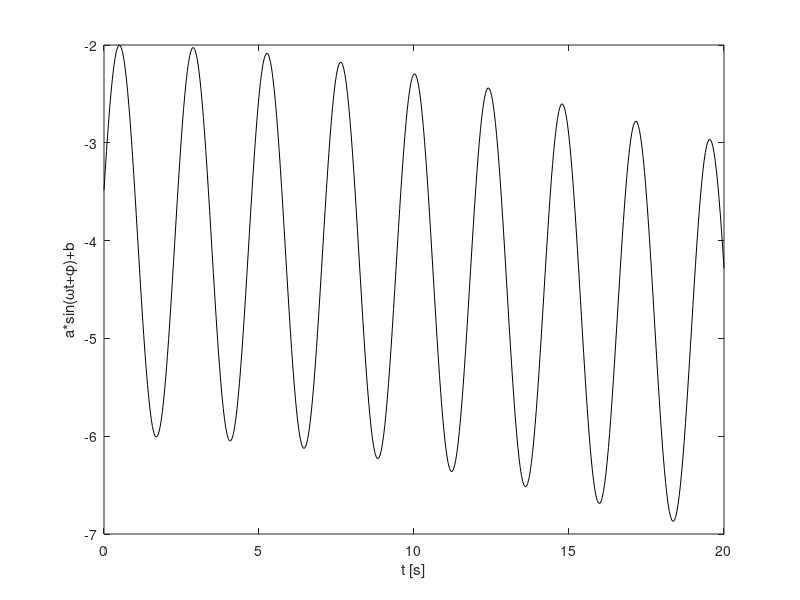

Source code (MATLAB): (Note: this script raises an error after producing the figure.)
real_frequency = .42;         % Hz
real_phase     = deg2rad(15); % radians
real_amplitude = 2;           % <scalar>
real_offset    = -5;          % <scalar>
real_carrier_freq = 0.0125;   % Hz

T_start        = 0;           % seconds
T_end          = 20;          % seconds
N_samples      = 500;         % <number of samples>

% generate the time vector
time_vector = linspace(T_start, T_end, N_samples);
 
% generate the data vector
real_omega = 2*pi*real_frequency;
real_carrier = cos(2*pi*real_carrier_freq*time_vector);
real_data = real_amplitude*sin(real_omega*time_vector+real_phase) + real_offset + real_carrier;

% generate the output buffers
observed_data = nan(size(real_data));
estimated_output = nan(size(real_data));
estimated_state = nan(4, numel(real_data));

% plot the real data
close all;
plot(time_vector, real_data, 'k');
xlabel('t [s]');
ylabel('a*sin(\omegat+\phi)+b');

% "it it is easier to approximate
%  a probability distribution than it is to approximate
%  an arbitrary nonlinear function or transformation"
% J. K. Uhlmann, �Simultaneous map building and localization for
% real time applications,� transfer thesis, Univ. Oxford, Oxford, U.K.,
% 1994.

% set initial state estimate
x = [1;  % frequency [Hz]
     0;  % phase [rad]
     1;  % amplitude [<scalar>]
     0]; % offset [<scalar>]
 
% set initial state covariance
P = 100*diag(ones(size(x)));
 
% define additive state covariance prediction noise
R = 1 * ...
    [1 0 0    0;      % frequency
     0 1 0    0;      % phase
     0 0 .01  0;      % amplitude
     0 0 0    0.01];  % offset

% define additive measurement covariance prediction noise
z_sigma = 0.05;
Q = ones(size(1))*z_sigma;

% simulate
h = waitbar(0, 'Simulating ...');
for i=1:N_samples;
   
    % obtain current time
    t = time_vector(i);
        
    % define the nonlinear state transition function
    state_transition_fun = @(x) x;

    % define the nonlinear observation function
    % note this is time dependent
    observation_fun = @(x) x(3)*sin(2*pi*x(1)*t+x(2))+x(4);
   
    % time update - propagate state
    [x_prior, P_prior, X, Xwm, Xwc] = unscented(state_transition_fun, ...
                                                x, P, ...
                                                'n_out', 4);
                                            
    % add prediction noise
    P_prior = P_prior + R;
        
    % predict observations using the a-priori state
    % Note that the weights calculated by this function are the very
    % same as calculated above since we're still operating on 
    % the state vector (i.e. dimensionality didn't change).
    [z_estimate, S_estimate, Z] = unscented(observation_fun, ...
                                            x_prior, P_prior, ...
                                            'n_out', 1);
    
    if mod(i,floor(10*rand(1))) ~= 0
        % pass variables around
        estimated_output(i) = z_estimate;
        x = x_prior;
        P = P_prior;
    else
        % add measurement noise Q to S_estimate
        S_estimate = S_estimate + Q;

        % calculate state-observation cross-covariance
        Pxy = zeros(numel(x), numel(z_estimate));
        for j=1:numel(Xwc)
            Pxy = Pxy + Xwc(j)*(X(:,j)-x_prior)*(Z(:,j)-z_estimate)';
        end

        % calculate Kalman gain
        K = Pxy/S_estimate; % note the inversion of S!

        % obtain observation
        z_error = z_sigma*randn(1);
        z = real_data(i) + z_error;

        % measurement update
        x_posterior = x_prior + K*(z - z_estimate);
        P_posterior = P_prior - K*S_estimate*K';

        % pass variables around
        estimated_output(i) = observation_fun(x_posterior);
        observed_data(i) = z;
        x = x_posterior;
        P = P_posterior;
    end

    % store estimated state
    estimated_state(:,i) = x;
    
    % update the progress bar
    waitbar(i / N_samples, h);
    
end

% remove the progress bar
delete(h); 

% plot the estimated data
hold all;
valid = ~isnan(estimated_output);
plot(time_vector(valid), estimated_output(valid), 'r', 'LineWidth', 1);
plot(time_vector(valid), observed_data(valid), 'm+');

% plot the state estimate
figure;
subplot(4,1,1);
plot(time_vector, ones(1,N_samples)*real_frequency, 'k'); hold on;
plot(time_vector, estimated_state(1,:), 'r');
xlabel('t [s]');
ylabel('f [Hz]');

subplot(4,1,2);
plot(time_vector, ones(1,N_samples)*real_phase, 'k'); hold on;
plot(time_vector, estimated_state(2,:), 'r');
xlabel('t [s]');
ylabel('\phi [rad]');

subplot(4,1,3);
plot(time_vector, ones(1,N_samples)*real_amplitude, 'k'); hold on;
plot(time_vector, estimated_state(3,:), 'r');
xlabel('t [s]');
ylabel('amplitude');

subplot(4,1,4);
plot(time_vector, real_offset + cos(2*pi*real_carrier_freq*time_vector), 'k'); hold on;
plot(time_vector, estimated_state(4,:), 'r');
xlabel('t [s]');
ylabel('offset');